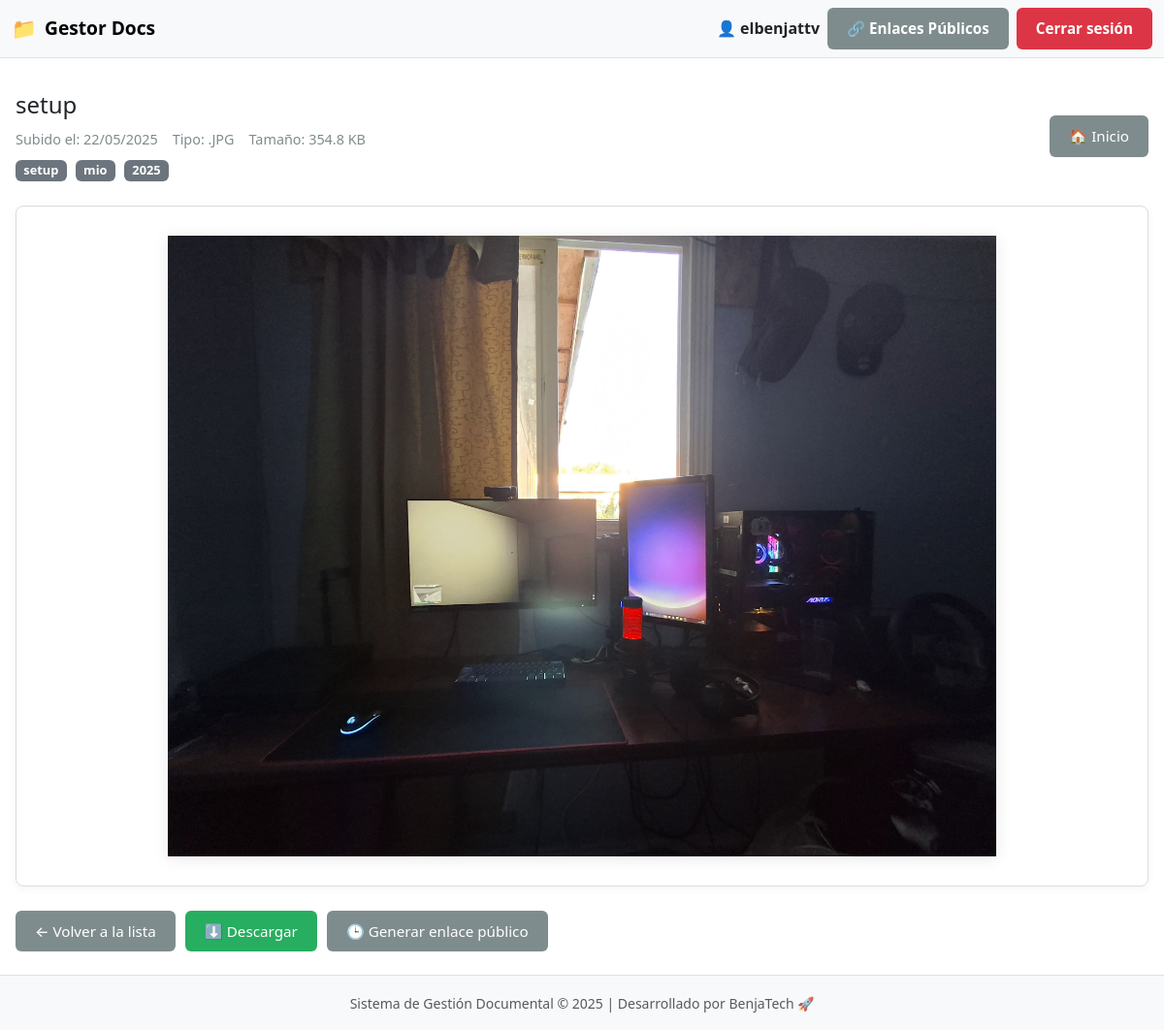
Screenshot of /previsualizar/8/ (signed in) with the database file from the repository.
### documentos/models.py (models this page shows, shortened)
class Documento(models.Model):
    nombre = models.CharField(max_length=200)
    archivo = models.FileField(upload_to='documentos/')
    etiquetas = models.CharField(max_length=100, blank=True)
    fecha_subida = models.DateTimeField(auto_now_add=True)
    usuario = models.ForeignKey(User, on_delete=models.CASCADE)
    enlace_publico = models.UUIDField(default=uuid.uuid4, unique=True, editable=False, null=True, blank=True)
    expiracion_enlace = models.DateTimeField(blank=True, null=True)
    fecha_expiracion = models.DateTimeField(null=True, blank=True)
    activo = models.BooleanField(default=True)

### documentos/views.py (the view)
# urls.py: path('previsualizar/<int:documento_id>/', views.previsualizar_documento, name='previsualizar'),
@login_required
def previsualizar_documento(request, documento_id):
    documento = get_object_or_404(Documento, id=documento_id, usuario=request.user)
    mimetype, _ = mimetypes.guess_type(documento.archivo.url)
    es_pdf = mimetype == 'application/pdf'
    es_imagen = mimetype and mimetype.startswith('image/')
    es_video = mimetype and mimetype.startswith('video/')
    return render(request, 'documentos/previsualizar.html', {
        'documento': documento,
        'es_pdf': es_pdf,
        'es_imagen': es_imagen,
        'es_video': es_video,
    })

### documentos/templatetags/etiquetas_tags.py (called while the page is built)
@register.filter
def split_comas(value):
    return [e.strip() for e in value.split(',') if e.strip()]

@register.filter
def trim(value):
    return value.strip()

### documentos/templates/documentos/previsualizar.html (shortened to what this page needs)
{% extends 'documentos/base.html' %}
{% load static %}
{% load etiquetas_tags %}
{% block content %}
<div class="header">
  <div>
    <h1 class="h4">{{ documento.nombre }}</h1>
    <div class="document-meta">
      <span>Subido el: {{ documento.fecha_subida|date:"d/m/Y" }}</span>
      <span>Tipo: {{ documento.archivo.name|slice:"-4:"|upper }}</span>
      <span>Tamaño: {{ documento.archivo.size|filesizeformat }}</span>
    </div>
    {% if documento.etiquetas %}
      <div class="mt-2">
        {% for etiqueta in documento.etiquetas|split_comas %}
          <span class="badge bg-secondary badge-tag">{{ etiqueta|trim }}</span>
        {% endfor %}
      </div>
    {% endif %}
  </div>
  <a href="{% url 'documentos:home' %}" class="btn btn-secondary">🏠 Inicio</a>
</div>
{% if es_pdf %}
  <div class="viewer-container">
    <p>Este archivo es un PDF. Puedes abrirlo en una nueva pestaña para visualizarlo:</p>
    <a href="{{ documento.archivo.url }}" target="_blank" class="btn btn-primary">📄 Ver documento en pestaña nueva</a>
  </div>
{% elif es_imagen %}
  <div class="viewer-container text-center">
    <img src="{{ documento.archivo.url }}" alt="{{ documento.nombre }}" class="document-image img-fluid">
  </div>
{% endif %}
<div class="actions">
  <a href="{% url 'documentos:lista' %}" class="btn btn-secondary">← Volver a la lista</a>
  <a href="{{ documento.archivo.url }}" download class="btn btn-success">⬇️ Descargar</a>
  <a href="{% url 'documentos:generar_enlace' doc_id=documento.id %}" class="btn btn-secondary">
    🕒 Generar enlace público
  </a>
</div>
{% endblock %}

### documentos/templates/documentos/base.html (shortened to what this page needs)
{% load static %}
<!DOCTYPE html>
<html lang="es">
<head>
    <link href="https://cdn.jsdelivr.net/npm/bootstrap@5.3.2/dist/css/bootstrap.min.css" rel="stylesheet">
</head>
<body class="d-flex flex-column min-vh-100">
<nav class="navbar navbar-expand-lg navbar-light bg-light border-bottom fixed-top">
  <div class="container-fluid">
    <a class="navbar-brand d-flex align-items-center" href="{% url 'documentos:home' %}">
        <span style="font-size: 1.3rem;">📁</span>
        <span class="ms-2">Gestor Docs</span>
    </a>
    <div class="collapse navbar-collapse justify-content-end" id="navbarContenido">
      {% if user.is_authenticated %}
        <div class="d-lg-flex align-items-center gap-2 nav-mobile-group mt-2 mt-lg-0">
          <span class="fw-semibold text-dark">👤 {{ user.username }}</span>
          <a href="{% url 'documentos:mis_enlaces' %}" class="btn btn-secondary btn-sm fw-semibold">
            🔗 Enlaces Públicos
          </a>
          <form method="post" action="{% url 'logout' %}" class="d-inline">
            <button type="submit" class="btn btn-danger btn-sm fw-semibold">Cerrar sesión</button>
          </form>
        </div>
      {% else %}
        <div class="d-lg-flex align-items-center gap-2 nav-mobile-group mt-2 mt-lg-0">
          <a href="{% url 'login' %}" class="btn btn-primary btn-sm">Iniciar sesión</a>
          <a href="{% url 'documentos:registrar' %}" class="btn btn-success btn-sm">Registrarse</a>
        </div>
      {% endif %}
    </div>
  </div>
</nav>
<div class="container-fluid px-3 my-4 flex-grow-1">
  {% block content %}
  {% endblock %}
</div>
<footer class="bg-light text-center text-muted py-3 border-top mt-auto">
  <div class="container">
    <small>
      Sistema de Gestión Documental © {% now "Y" %} | Desarrollado por BenjaTech 🚀
    </small>
  </div>
</footer>
</body>
</html>

### documentos/templates/documentos/base.html (style rules this page uses)
body { padding-top: 70px; }
.navbar-brand span { font-weight: bold; font-size: 1.2rem; }

### documentos/templates/documentos/previsualizar.html (style rules this page uses)
.header { display: flex; justify-content: space-between; align-items: center; flex-wrap: wrap; margin-bottom: 25px; gap: 15px; }
.document-meta { display: flex; flex-wrap: wrap; gap: 15px; font-size: 0.9rem; color: #7f8c8d; margin-top: 10px; }
.viewer-container { margin: 25px 0; border: 1px solid #ddd; border-radius: 8px; overflow: hidden; background: white; box-shadow: 0 2px 10px rgba(0,0,0,0.05); padding: 30px; text-align: center; }
.document-image { max-width: 100%; max-height: 80vh; display: block; margin: 0 auto; box-shadow: 0 2px 15px rgba(0,0,0,0.1); }
.badge-tag { font-size: 0.8em; margin-right: 5px; }
.actions { display: flex; gap: 10px; margin-top: 25px; flex-wrap: wrap; }
.btn { display: inline-flex; align-items: center; gap: 8px; padding: 10px 20px; color: white; text-decoration: none; border-radius: 6px; font-weight: 500; transition: all 0.3s ease; border: none; cursor: pointer; font-size: 0.95rem; }
.btn-success { background-color: #27ae60; }
.btn-secondary { background-color: #7f8c8d; }

### rows the page displays
Documento: nombre "setup", fecha_subida "22/05/2025", archivo.name ".JPG", archivo.size|filesizeformat "354.8 KB", archivo (picture)

### other values shown
{{ user.username }} "elbenjattv"
{{ etiqueta|trim }} "setup" "mio" "2025"
